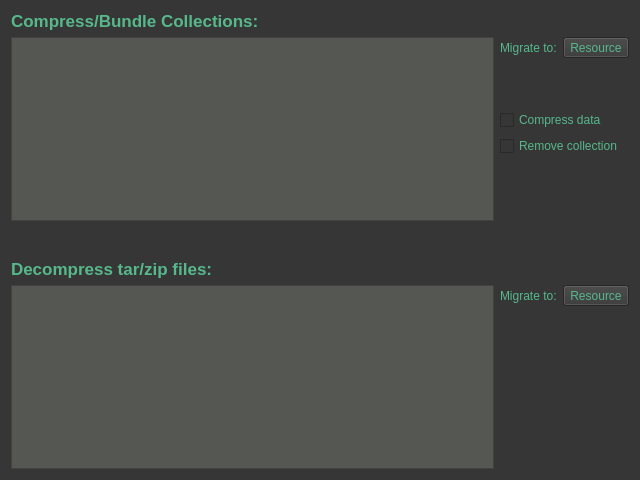
<?xml version="1.0" encoding="UTF-8"?>
<ui version="4.0">
 <class>Form</class>
 <widget class="QWidget" name="Form">
  <property name="geometry">
   <rect>
    <x>0</x>
    <y>0</y>
    <width>640</width>
    <height>480</height>
   </rect>
  </property>
  <property name="windowTitle">
   <string>Form</string>
  </property>
  <property name="styleSheet">
   <string notr="true">QWidget
{
	color: rgb(86, 184, 139);
	background-color: rgb(54, 54, 54);
	selection-background-color: rgb(58, 152, 112);
}

QTreeView
{
background-color: rgb(85, 87, 83);
}

QLabel#compressStatusLabel
{
color: rgb(217, 174, 23);
}

QLabel#decompressStatusLabel
{
color: rgb(217, 174, 23);
}
</string>
  </property>
  <layout class="QVBoxLayout" name="verticalLayout_3">
   <item>
    <widget class="QLabel" name="label_2">
     <property name="font">
      <font>
       <pointsize>13</pointsize>
       <weight>75</weight>
       <bold>true</bold>
      </font>
     </property>
     <property name="text">
      <string>Compress/Bundle Collections:</string>
     </property>
    </widget>
   </item>
   <item>
    <layout class="QHBoxLayout" name="horizontalLayout">
     <item>
      <widget class="QTreeView" name="irodsCollectionTree"/>
     </item>
     <item>
      <layout class="QVBoxLayout" name="verticalLayout">
       <item>
        <layout class="QHBoxLayout" name="horizontalLayout_2">
         <item>
          <widget class="QLabel" name="label">
           <property name="text">
            <string>Migrate to:</string>
           </property>
          </widget>
         </item>
         <item>
          <widget class="QToolButton" name="compressRescButton">
           <property name="text">
            <string>Resource</string>
           </property>
          </widget>
         </item>
        </layout>
       </item>
       <item>
        <spacer name="verticalSpacer_2">
         <property name="orientation">
          <enum>Qt::Vertical</enum>
         </property>
         <property name="sizeHint" stdset="0">
          <size>
           <width>20</width>
           <height>40</height>
          </size>
         </property>
        </spacer>
       </item>
       <item>
        <widget class="QCheckBox" name="compressCheckBox">
         <property name="text">
          <string>Compress data</string>
         </property>
        </widget>
       </item>
       <item>
        <widget class="QCheckBox" name="checkBox">
         <property name="text">
          <string>Remove collection</string>
         </property>
        </widget>
       </item>
       <item>
        <spacer name="verticalSpacer">
         <property name="orientation">
          <enum>Qt::Vertical</enum>
         </property>
         <property name="sizeHint" stdset="0">
          <size>
           <width>20</width>
           <height>40</height>
          </size>
         </property>
        </spacer>
       </item>
       <item>
        <widget class="QLabel" name="compressStatusLabel">
         <property name="text">
          <string/>
         </property>
        </widget>
       </item>
      </layout>
     </item>
    </layout>
   </item>
   <item>
    <spacer name="verticalSpacer_3">
     <property name="orientation">
      <enum>Qt::Vertical</enum>
     </property>
     <property name="sizeHint" stdset="0">
      <size>
       <width>20</width>
       <height>40</height>
      </size>
     </property>
    </spacer>
   </item>
   <item>
    <widget class="QLabel" name="label_3">
     <property name="font">
      <font>
       <pointsize>13</pointsize>
       <weight>75</weight>
       <bold>true</bold>
      </font>
     </property>
     <property name="text">
      <string>Decompress tar/zip files:</string>
     </property>
    </widget>
   </item>
   <item>
    <layout class="QHBoxLayout" name="horizontalLayout_3">
     <item>
      <widget class="QTreeView" name="irodsDataTree"/>
     </item>
     <item>
      <layout class="QVBoxLayout" name="verticalLayout_2">
       <item>
        <layout class="QHBoxLayout" name="horizontalLayout_4">
         <item>
          <widget class="QLabel" name="label_4">
           <property name="text">
            <string>Migrate to:</string>
           </property>
          </widget>
         </item>
         <item>
          <widget class="QToolButton" name="decrompressrescButton">
           <property name="text">
            <string>Resource</string>
           </property>
          </widget>
         </item>
        </layout>
       </item>
       <item>
        <spacer name="verticalSpacer_6">
         <property name="orientation">
          <enum>Qt::Vertical</enum>
         </property>
         <property name="sizeHint" stdset="0">
          <size>
           <width>20</width>
           <height>40</height>
          </size>
         </property>
        </spacer>
       </item>
       <item>
        <widget class="QLabel" name="decompressStatusLabel">
         <property name="text">
          <string/>
         </property>
        </widget>
       </item>
      </layout>
     </item>
    </layout>
   </item>
  </layout>
 </widget>
 <resources/>
 <connections/>
</ui>
